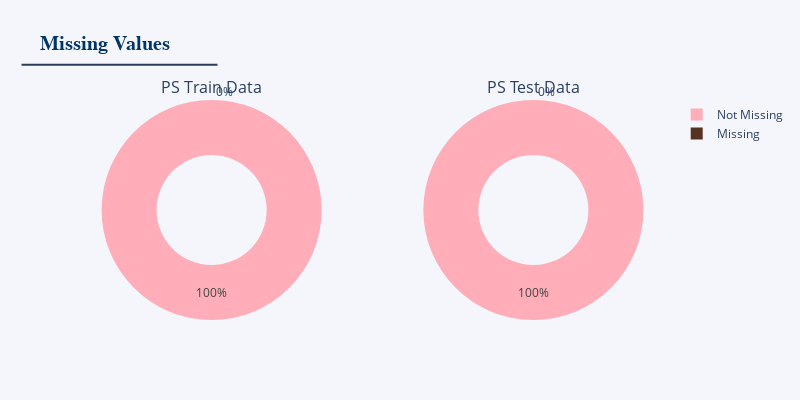

The notebook cell saved with this chart:
### Code cell
msg_train_labels = ["Not Missing", "Missing"]
msg_train_values = [train_df.dropna().shape[0], train_df.shape[0] - train_df.dropna().shape[0]]

msg_test_labels = ["Not Missing", "Missing"]
msg_test_values = [test_df.dropna().shape[0], test_df.shape[0] - test_df.dropna().shape[0]]

# msg_org_labels = ["Not Missing", "Missing"]
# msg_org_values = [df_org.dropna().shape[0], df_org.shape[0] - df_org.dropna().shape[0]]

fig = make_subplots(rows=1, cols=2, specs=[[{'type':'pie'}, {'type':'pie'}]],
                   subplot_titles=("PS Train Data","PS Test Data"))
fig.add_trace(go.Pie(labels=msg_train_labels, values=msg_train_values, name='Playground Train Features'),row=1, col=1)
fig.add_trace(go.Pie(labels=msg_test_labels, values=msg_test_values, name='Playground Test Features'),row=1, col=2)
# fig.add_trace(go.Pie(labels=msg_org_labels, values=msg_org_values, name='Original Dataset Features'),row=1, col=3)
fig.update_traces(marker = dict(colors =["#FEADB9","#563223"]),hole=0.5)
fig.update_layout(height = 400, width = 800, bargap = 0.1, xaxis = dict(tickmode ='linear'),
                  title_text ="<b>Missing Values </b>",paper_bgcolor ="#F4F6FB",
                  plot_bgcolor ="#F4F6FB",
                  title_font = dict(size = 20, family ='Verdana', color ='#003566'),
                  hoverlabel = dict(font_size = 13))
fig.update_layout(shapes = [dict(type ="line", xref ='paper', yref ='paper',
                                 x0 = -0.1, y0 = 1.16, x1 = 0.235, y1 = 1.16)])
fig.show()

### Figure 1 — Plotly figure (JSON) as saved in the notebook; plotly's stock layout.template omitted (floating-point values rounded to 4 significant figures)
{"data": [{"domain": {"x": [0, 0.45], "y": [0, 1]}, "hole": 0.5, "labels": ["Not Missing", "Missing"], "marker": {"colors": ["#FEADB9", "#563223"]}, "name": "Playground Train Features", "type": "pie", "values": [7905, 0]}, {"domain": {"x": [0.55, 1], "y": [0, 1]}, "hole": 0.5, "labels": ["Not Missing", "Missing"], "marker": {"colors": ["#FEADB9", "#563223"]}, "name": "Playground Test Features", "type": "pie", "values": [5271, 0]}], "layout": {"annotations": [{"font": {"size": 16}, "showarrow": false, "text": "PS Train Data", "x": 0.225, "xanchor": "center", "xref": "paper", "y": 1, "yanchor": "bottom", "yref": "paper"}, {"font": {"size": 16}, "showarrow": false, "text": "PS Test Data", "x": 0.775, "xanchor": "center", "xref": "paper", "y": 1, "yanchor": "bottom", "yref": "paper"}], "bargap": 0.1, "height": 400, "hoverlabel": {"font": {"size": 13}}, "paper_bgcolor": "#F4F6FB", "plot_bgcolor": "#F4F6FB", "shapes": [{"type": "line", "x0": -0.1, "x1": 0.235, "xref": "paper", "y0": 1.16, "y1": 1.16, "yref": "paper"}], "title": {"font": {"color": "#003566", "family": "Verdana", "size": 20}, "text": "<b>Missing Values </b>"}, "width": 800, "xaxis": {"tickmode": "linear"}}}
